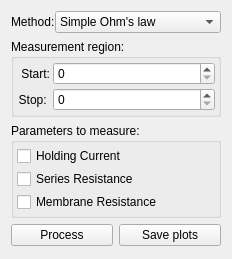
<?xml version="1.0" encoding="UTF-8"?>
<ui version="4.0">
 <class>widget</class>
 <widget class="QWidget" name="widget">
  <property name="geometry">
   <rect>
    <x>0</x>
    <y>0</y>
    <width>232</width>
    <height>259</height>
   </rect>
  </property>
  <property name="windowTitle">
   <string>Form</string>
  </property>
  <layout class="QGridLayout" name="gridLayout">
   <item row="0" column="0" colspan="2">
    <layout class="QHBoxLayout" name="horizontalLayout" stretch="1,4">
     <property name="spacing">
      <number>0</number>
     </property>
     <item>
      <widget class="QLabel" name="label_4">
       <property name="text">
        <string>Method:</string>
       </property>
      </widget>
     </item>
     <item>
      <widget class="QComboBox" name="methodCombo">
       <property name="minimumSize">
        <size>
         <width>158</width>
         <height>0</height>
        </size>
       </property>
       <item>
        <property name="text">
         <string>Simple Ohm's law</string>
        </property>
       </item>
       <item>
        <property name="text">
         <string>Santos-Sacchi raw</string>
        </property>
       </item>
       <item>
        <property name="text">
         <string>Santos-Sacchi fit</string>
        </property>
       </item>
      </widget>
     </item>
    </layout>
   </item>
   <item row="1" column="0" colspan="2">
    <widget class="QGroupBox" name="groupBox_2">
     <property name="title">
      <string>Measurement region:</string>
     </property>
     <layout class="QGridLayout" name="gridLayout_3" rowstretch="0,0,0,0" columnstretch="1,5">
      <property name="margin">
       <number>3</number>
      </property>
      <property name="spacing">
       <number>3</number>
      </property>
      <item row="1" column="0">
       <widget class="QLabel" name="label_2">
        <property name="text">
         <string>Start:</string>
        </property>
        <property name="alignment">
         <set>Qt::AlignRight|Qt::AlignTrailing|Qt::AlignVCenter</set>
        </property>
       </widget>
      </item>
      <item row="1" column="1">
       <widget class="SpinBox" name="startSpin"/>
      </item>
      <item row="2" column="0">
       <widget class="QLabel" name="label_3">
        <property name="text">
         <string>Stop: </string>
        </property>
        <property name="alignment">
         <set>Qt::AlignRight|Qt::AlignTrailing|Qt::AlignVCenter</set>
        </property>
       </widget>
      </item>
      <item row="2" column="1">
       <widget class="SpinBox" name="stopSpin"/>
      </item>
     </layout>
    </widget>
   </item>
   <item row="2" column="0" colspan="2">
    <widget class="QGroupBox" name="groupBox">
     <property name="title">
      <string>Parameters to measure:</string>
     </property>
     <layout class="QGridLayout" name="gridLayout_2">
      <property name="margin">
       <number>3</number>
      </property>
      <property name="spacing">
       <number>3</number>
      </property>
      <item row="2" column="0">
       <widget class="QCheckBox" name="RsCheck">
        <property name="text">
         <string>Series Resistance</string>
        </property>
       </widget>
      </item>
      <item row="1" column="0">
       <widget class="QCheckBox" name="IhCheck">
        <property name="text">
         <string>Holding Current</string>
        </property>
       </widget>
      </item>
      <item row="3" column="0">
       <widget class="QCheckBox" name="RmCheck">
        <property name="text">
         <string>Membrane Resistance</string>
        </property>
       </widget>
      </item>
     </layout>
    </widget>
   </item>
   <item row="3" column="0">
    <widget class="QPushButton" name="processBtn">
     <property name="toolTip">
      <string>Measure parameters for the currently selected file.</string>
     </property>
     <property name="text">
      <string>Process</string>
     </property>
    </widget>
   </item>
   <item row="3" column="1">
    <widget class="QPushButton" name="saveBtn">
     <property name="toolTip">
      <string>Save the data currently displayed in the Ih, Rs, and Rm plots.</string>
     </property>
     <property name="text">
      <string>Save plots</string>
     </property>
    </widget>
   </item>
   <item row="4" column="0" colspan="2">
    <spacer name="verticalSpacer">
     <property name="orientation">
      <enum>Qt::Vertical</enum>
     </property>
     <property name="sizeHint" stdset="0">
      <size>
       <width>20</width>
       <height>40</height>
      </size>
     </property>
    </spacer>
   </item>
  </layout>
 </widget>
 <customwidgets>
  <customwidget>
   <class>SpinBox</class>
   <extends>QSpinBox</extends>
   <header>acq4.pyqtgraph.widgets.SpinBox</header>
  </customwidget>
 </customwidgets>
 <resources/>
 <connections/>
</ui>
